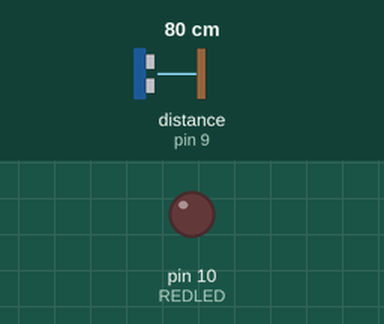
Recording of a sketch running on a simulated Arduino Uno, built with avr-gcc and run on an emulated ATmega328P. Parts: output pins drawn as LEDs (lit = HIGH). The test bench sets the inputs (shaded band); at power-on: distance to the obstacle (sensor on pin 9) 80 cm. The echo pulse lasts 58.3 µs per cm.

Above: at 1.2 s.
1.3 s: distance to the obstacle (sensor on pin 9) set to 11 cm
2.8 s: distance to the obstacle (sensor on pin 9) set to 8 cm
At 3.6 s:
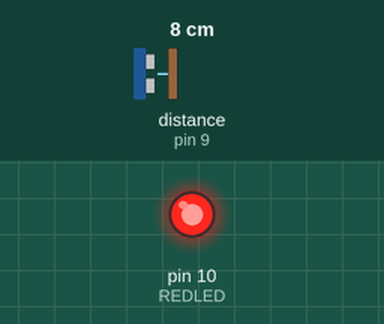
4.3 s: distance to the obstacle (sensor on pin 9) set to 18 cm
At 5.3 s:
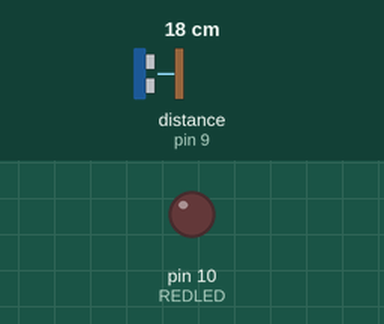
5.8 s: distance to the obstacle (sensor on pin 9) set to 2 cm
At 6.2 s:
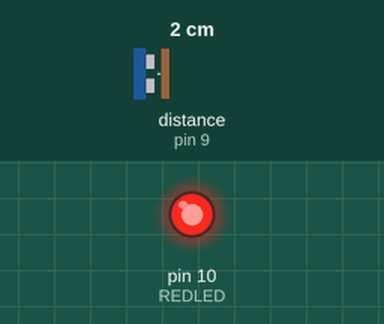
Timing chart, 0 to 8.3 s (numbered marks = the images above; inputs shaded):
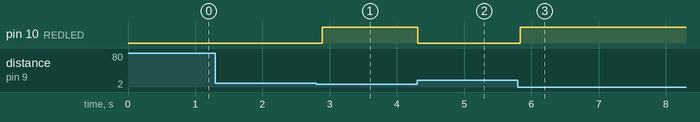

The sketch:

UltrasonicTest.ino
```cpp
/*
  @author Wesley Egberto de Brito
  Projeto para testar o sensor ultrasonico
*/
#include <Ultrasonic.h>

#define REDLED 10

Ultrasonic ultrasonic(8, 9); // Trigger 8 and Echo 9

float dist, time;

void setup() {
  pinMode(REDLED, OUTPUT);

  Serial.begin(9600);

  while(!Serial);
}

void loop() {
  time = ultrasonic.timing();
  dist = ultrasonic.convert(time, Ultrasonic::CM);

  if(dist < 10) {
    digitalWrite(REDLED, HIGH);
  } else {
    digitalWrite(REDLED, LOW);
  }

  delay(100);
}
```

Measured:
- the behaviour switches between 10 and 9 cm on distance to the obstacle (sensor on pin 9) (found by bisection; images 0 and 1)
- after the input at 1.3 s, every drawn part: stays the same
- after the input at 2.8 s, pin 10 (REDLED): LOW → HIGH after 0.09 s
- after the input at 4.3 s, pin 10 (REDLED): HIGH → LOW at once
- after the input at 5.8 s, pin 10 (REDLED): LOW → HIGH at once
